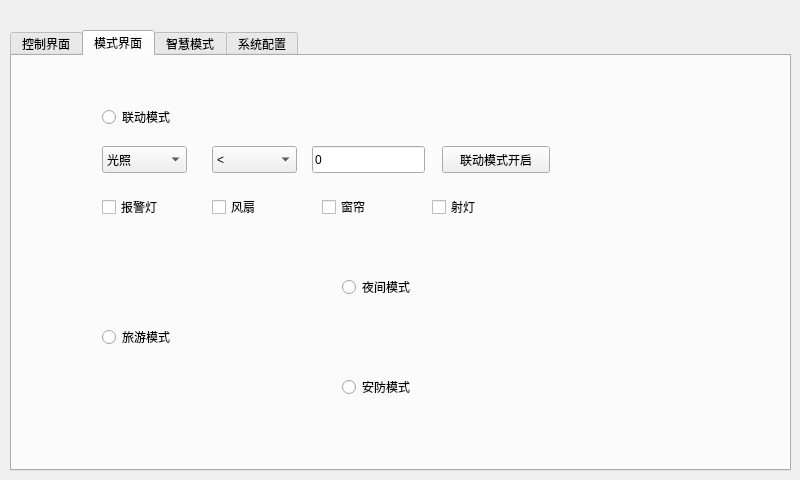
<?xml version="1.0" encoding="UTF-8"?>
<ui version="4.0">
 <class>Dialog</class>
 <widget class="QDialog" name="Dialog">
  <property name="geometry">
   <rect>
    <x>0</x>
    <y>0</y>
    <width>800</width>
    <height>480</height>
   </rect>
  </property>
  <property name="windowTitle">
   <string>Dialog</string>
  </property>
  <widget class="QLabel" name="label">
   <property name="geometry">
    <rect>
     <x>0</x>
     <y>0</y>
     <width>800</width>
     <height>480</height>
    </rect>
   </property>
   <property name="styleSheet">
    <string notr="true">border-image: url(:/1303.jpg);</string>
   </property>
   <property name="text">
    <string/>
   </property>
  </widget>
  <widget class="QTabWidget" name="tabWidget">
   <property name="geometry">
    <rect>
     <x>10</x>
     <y>30</y>
     <width>781</width>
     <height>441</height>
    </rect>
   </property>
   <property name="currentIndex">
    <number>1</number>
   </property>
   <widget class="QWidget" name="tab">
    <attribute name="title">
     <string>控制界面</string>
    </attribute>
    <widget class="QLabel" name="label_2">
     <property name="geometry">
      <rect>
       <x>0</x>
       <y>0</y>
       <width>800</width>
       <height>480</height>
      </rect>
     </property>
     <property name="styleSheet">
      <string notr="true">border-image: url(:/1202.jpg);</string>
     </property>
     <property name="text">
      <string/>
     </property>
    </widget>
    <widget class="QPushButton" name="btn_temp">
     <property name="geometry">
      <rect>
       <x>70</x>
       <y>60</y>
       <width>61</width>
       <height>51</height>
      </rect>
     </property>
     <property name="styleSheet">
      <string notr="true">border-image: url(:/1203.png);</string>
     </property>
     <property name="text">
      <string/>
     </property>
    </widget>
    <widget class="QPushButton" name="btn_hum">
     <property name="geometry">
      <rect>
       <x>230</x>
       <y>60</y>
       <width>61</width>
       <height>51</height>
      </rect>
     </property>
     <property name="styleSheet">
      <string notr="true">border-image: url(:/1204.png);</string>
     </property>
     <property name="text">
      <string/>
     </property>
    </widget>
    <widget class="QPushButton" name="btn_ill">
     <property name="geometry">
      <rect>
       <x>400</x>
       <y>60</y>
       <width>61</width>
       <height>51</height>
      </rect>
     </property>
     <property name="styleSheet">
      <string notr="true">border-image: url(:/1205.png);</string>
     </property>
     <property name="text">
      <string/>
     </property>
    </widget>
    <widget class="QPushButton" name="btn_smoke">
     <property name="geometry">
      <rect>
       <x>560</x>
       <y>60</y>
       <width>61</width>
       <height>51</height>
      </rect>
     </property>
     <property name="styleSheet">
      <string notr="true">border-image: url(:/1206.png);</string>
     </property>
     <property name="text">
      <string/>
     </property>
    </widget>
    <widget class="QPushButton" name="btn_co2">
     <property name="geometry">
      <rect>
       <x>400</x>
       <y>140</y>
       <width>61</width>
       <height>51</height>
      </rect>
     </property>
     <property name="styleSheet">
      <string notr="true">border-image: url(:/1209.png);</string>
     </property>
     <property name="text">
      <string/>
     </property>
    </widget>
    <widget class="QPushButton" name="btn_gas">
     <property name="geometry">
      <rect>
       <x>560</x>
       <y>140</y>
       <width>61</width>
       <height>51</height>
      </rect>
     </property>
     <property name="styleSheet">
      <string notr="true">border-image: url(:/1210.png);</string>
     </property>
     <property name="text">
      <string/>
     </property>
    </widget>
    <widget class="QPushButton" name="btn_ap">
     <property name="geometry">
      <rect>
       <x>70</x>
       <y>140</y>
       <width>61</width>
       <height>51</height>
      </rect>
     </property>
     <property name="styleSheet">
      <string notr="true">border-image: url(:/1207.png);</string>
     </property>
     <property name="text">
      <string/>
     </property>
    </widget>
    <widget class="QPushButton" name="btn_pm">
     <property name="geometry">
      <rect>
       <x>230</x>
       <y>140</y>
       <width>61</width>
       <height>51</height>
      </rect>
     </property>
     <property name="styleSheet">
      <string notr="true">border-image: url(:/1208.png);</string>
     </property>
     <property name="text">
      <string/>
     </property>
    </widget>
    <widget class="QPushButton" name="pushButton_9">
     <property name="geometry">
      <rect>
       <x>70</x>
       <y>220</y>
       <width>61</width>
       <height>51</height>
      </rect>
     </property>
     <property name="styleSheet">
      <string notr="true">border-image: url(:/1211.png);</string>
     </property>
     <property name="text">
      <string/>
     </property>
    </widget>
    <widget class="QPushButton" name="btn_air">
     <property name="geometry">
      <rect>
       <x>280</x>
       <y>220</y>
       <width>61</width>
       <height>51</height>
      </rect>
     </property>
     <property name="styleSheet">
      <string notr="true">border-image: url(:/1212.png);</string>
     </property>
     <property name="text">
      <string/>
     </property>
    </widget>
    <widget class="QPushButton" name="btn_warning">
     <property name="geometry">
      <rect>
       <x>420</x>
       <y>220</y>
       <width>61</width>
       <height>51</height>
      </rect>
     </property>
     <property name="styleSheet">
      <string notr="true">border-image: url(:/1213.png);</string>
     </property>
     <property name="text">
      <string/>
     </property>
    </widget>
    <widget class="QPushButton" name="btn_curtain">
     <property name="geometry">
      <rect>
       <x>560</x>
       <y>220</y>
       <width>61</width>
       <height>51</height>
      </rect>
     </property>
     <property name="styleSheet">
      <string notr="true">border-image: url(:/1218.png);</string>
     </property>
     <property name="text">
      <string/>
     </property>
    </widget>
    <widget class="QPushButton" name="btn_rfid">
     <property name="geometry">
      <rect>
       <x>210</x>
       <y>310</y>
       <width>61</width>
       <height>51</height>
      </rect>
     </property>
     <property name="styleSheet">
      <string notr="true">border-image: url(:/1215.png);</string>
     </property>
     <property name="text">
      <string/>
     </property>
    </widget>
    <widget class="QPushButton" name="btn_lamp">
     <property name="geometry">
      <rect>
       <x>340</x>
       <y>310</y>
       <width>61</width>
       <height>51</height>
      </rect>
     </property>
     <property name="styleSheet">
      <string notr="true">border-image: url(:/1216.png);</string>
     </property>
     <property name="text">
      <string/>
     </property>
    </widget>
    <widget class="QPushButton" name="btn_dvd">
     <property name="geometry">
      <rect>
       <x>70</x>
       <y>310</y>
       <width>61</width>
       <height>51</height>
      </rect>
     </property>
     <property name="styleSheet">
      <string notr="true">border-image: url(:/1214.png);</string>
     </property>
     <property name="text">
      <string/>
     </property>
    </widget>
    <widget class="QPushButton" name="btn_fan">
     <property name="geometry">
      <rect>
       <x>470</x>
       <y>310</y>
       <width>61</width>
       <height>51</height>
      </rect>
     </property>
     <property name="styleSheet">
      <string notr="true">border-image: url(:/1217.png);</string>
     </property>
     <property name="text">
      <string/>
     </property>
    </widget>
    <widget class="QPushButton" name="btn_tv">
     <property name="geometry">
      <rect>
       <x>610</x>
       <y>310</y>
       <width>61</width>
       <height>51</height>
      </rect>
     </property>
     <property name="styleSheet">
      <string notr="true">border-image: url(:/1219.png);</string>
     </property>
     <property name="text">
      <string/>
     </property>
    </widget>
    <widget class="QWidget" name="layoutWidget_4">
     <property name="geometry">
      <rect>
       <x>290</x>
       <y>80</y>
       <width>101</width>
       <height>19</height>
      </rect>
     </property>
     <layout class="QHBoxLayout" name="horizontalLayout_6">
      <item>
       <widget class="QLabel" name="label_7">
        <property name="sizePolicy">
         <sizepolicy hsizetype="Fixed" vsizetype="Preferred">
          <horstretch>0</horstretch>
          <verstretch>0</verstretch>
         </sizepolicy>
        </property>
        <property name="text">
         <string>湿度：</string>
        </property>
       </widget>
      </item>
      <item>
       <widget class="QLabel" name="lab_hum">
        <property name="text">
         <string>0</string>
        </property>
       </widget>
      </item>
     </layout>
    </widget>
    <widget class="QWidget" name="layoutWidget_5">
     <property name="geometry">
      <rect>
       <x>470</x>
       <y>80</y>
       <width>101</width>
       <height>19</height>
      </rect>
     </property>
     <layout class="QHBoxLayout" name="horizontalLayout_7">
      <item>
       <widget class="QLabel" name="label_8">
        <property name="sizePolicy">
         <sizepolicy hsizetype="Fixed" vsizetype="Preferred">
          <horstretch>0</horstretch>
          <verstretch>0</verstretch>
         </sizepolicy>
        </property>
        <property name="text">
         <string>光照：</string>
        </property>
       </widget>
      </item>
      <item>
       <widget class="QLabel" name="lab_ill">
        <property name="text">
         <string>0</string>
        </property>
       </widget>
      </item>
     </layout>
    </widget>
    <widget class="QWidget" name="layoutWidget_6">
     <property name="geometry">
      <rect>
       <x>630</x>
       <y>80</y>
       <width>101</width>
       <height>19</height>
      </rect>
     </property>
     <layout class="QHBoxLayout" name="horizontalLayout_8">
      <item>
       <widget class="QLabel" name="label_9">
        <property name="sizePolicy">
         <sizepolicy hsizetype="Fixed" vsizetype="Preferred">
          <horstretch>0</horstretch>
          <verstretch>0</verstretch>
         </sizepolicy>
        </property>
        <property name="text">
         <string>烟雾：</string>
        </property>
       </widget>
      </item>
      <item>
       <widget class="QLabel" name="lab_smoke">
        <property name="text">
         <string>0</string>
        </property>
       </widget>
      </item>
     </layout>
    </widget>
    <widget class="QWidget" name="layoutWidget_7">
     <property name="geometry">
      <rect>
       <x>130</x>
       <y>160</y>
       <width>101</width>
       <height>19</height>
      </rect>
     </property>
     <layout class="QHBoxLayout" name="horizontalLayout_9">
      <item>
       <widget class="QLabel" name="label_10">
        <property name="sizePolicy">
         <sizepolicy hsizetype="Fixed" vsizetype="Preferred">
          <horstretch>0</horstretch>
          <verstretch>0</verstretch>
         </sizepolicy>
        </property>
        <property name="text">
         <string>气压：</string>
        </property>
       </widget>
      </item>
      <item>
       <widget class="QLabel" name="lab_air">
        <property name="text">
         <string>0</string>
        </property>
       </widget>
      </item>
     </layout>
    </widget>
    <widget class="QWidget" name="layoutWidget_8">
     <property name="geometry">
      <rect>
       <x>290</x>
       <y>160</y>
       <width>101</width>
       <height>19</height>
      </rect>
     </property>
     <layout class="QHBoxLayout" name="horizontalLayout_10">
      <item>
       <widget class="QLabel" name="label_11">
        <property name="sizePolicy">
         <sizepolicy hsizetype="Fixed" vsizetype="Preferred">
          <horstretch>0</horstretch>
          <verstretch>0</verstretch>
         </sizepolicy>
        </property>
        <property name="text">
         <string>PM2.5：</string>
        </property>
       </widget>
      </item>
      <item>
       <widget class="QLabel" name="lab_pm">
        <property name="text">
         <string>0</string>
        </property>
       </widget>
      </item>
     </layout>
    </widget>
    <widget class="QWidget" name="layoutWidget_9">
     <property name="geometry">
      <rect>
       <x>460</x>
       <y>160</y>
       <width>101</width>
       <height>19</height>
      </rect>
     </property>
     <layout class="QHBoxLayout" name="horizontalLayout_11">
      <item>
       <widget class="QLabel" name="label_12">
        <property name="sizePolicy">
         <sizepolicy hsizetype="Fixed" vsizetype="Preferred">
          <horstretch>0</horstretch>
          <verstretch>0</verstretch>
         </sizepolicy>
        </property>
        <property name="text">
         <string>Co2：</string>
        </property>
       </widget>
      </item>
      <item>
       <widget class="QLabel" name="lab_co2">
        <property name="text">
         <string>0</string>
        </property>
       </widget>
      </item>
     </layout>
    </widget>
    <widget class="QWidget" name="layoutWidget_10">
     <property name="geometry">
      <rect>
       <x>620</x>
       <y>160</y>
       <width>101</width>
       <height>19</height>
      </rect>
     </property>
     <layout class="QHBoxLayout" name="horizontalLayout_12">
      <item>
       <widget class="QLabel" name="label_13">
        <property name="sizePolicy">
         <sizepolicy hsizetype="Fixed" vsizetype="Preferred">
          <horstretch>0</horstretch>
          <verstretch>0</verstretch>
         </sizepolicy>
        </property>
        <property name="text">
         <string>燃气：</string>
        </property>
       </widget>
      </item>
      <item>
       <widget class="QLabel" name="lab_gas">
        <property name="text">
         <string>0</string>
        </property>
       </widget>
      </item>
     </layout>
    </widget>
    <widget class="QWidget" name="layoutWidget_11">
     <property name="geometry">
      <rect>
       <x>140</x>
       <y>240</y>
       <width>113</width>
       <height>19</height>
      </rect>
     </property>
     <layout class="QHBoxLayout" name="horizontalLayout_13">
      <item>
       <widget class="QLabel" name="label_14">
        <property name="sizePolicy">
         <sizepolicy hsizetype="Fixed" vsizetype="Preferred">
          <horstretch>0</horstretch>
          <verstretch>0</verstretch>
         </sizepolicy>
        </property>
        <property name="text">
         <string>人体红外：</string>
        </property>
       </widget>
      </item>
      <item>
       <widget class="QLabel" name="lab_inf">
        <property name="text">
         <string>无人</string>
        </property>
       </widget>
      </item>
     </layout>
    </widget>
    <widget class="QWidget" name="layoutWidget">
     <property name="geometry">
      <rect>
       <x>130</x>
       <y>80</y>
       <width>101</width>
       <height>19</height>
      </rect>
     </property>
     <layout class="QHBoxLayout" name="horizontalLayout_5">
      <item>
       <widget class="QLabel" name="label_6">
        <property name="sizePolicy">
         <sizepolicy hsizetype="Fixed" vsizetype="Preferred">
          <horstretch>0</horstretch>
          <verstretch>0</verstretch>
         </sizepolicy>
        </property>
        <property name="text">
         <string>温度：</string>
        </property>
       </widget>
      </item>
      <item>
       <widget class="QLabel" name="lab_temp">
        <property name="text">
         <string>0</string>
        </property>
       </widget>
      </item>
     </layout>
    </widget>
   </widget>
   <widget class="QWidget" name="tab_3">
    <attribute name="title">
     <string>模式界面</string>
    </attribute>
    <widget class="QLabel" name="label_3">
     <property name="geometry">
      <rect>
       <x>0</x>
       <y>0</y>
       <width>800</width>
       <height>480</height>
      </rect>
     </property>
     <property name="styleSheet">
      <string notr="true">border-image: url(:/1202.jpg);</string>
     </property>
     <property name="text">
      <string/>
     </property>
    </widget>
    <widget class="QRadioButton" name="radio_ld">
     <property name="geometry">
      <rect>
       <x>90</x>
       <y>50</y>
       <width>117</width>
       <height>22</height>
      </rect>
     </property>
     <property name="text">
      <string>联动模式</string>
     </property>
    </widget>
    <widget class="QComboBox" name="ld1">
     <property name="geometry">
      <rect>
       <x>90</x>
       <y>90</y>
       <width>85</width>
       <height>27</height>
      </rect>
     </property>
     <item>
      <property name="text">
       <string>光照</string>
      </property>
     </item>
     <item>
      <property name="text">
       <string>温度</string>
      </property>
     </item>
     <item>
      <property name="text">
       <string>PM2.5</string>
      </property>
     </item>
    </widget>
    <widget class="QComboBox" name="ld2">
     <property name="geometry">
      <rect>
       <x>200</x>
       <y>90</y>
       <width>85</width>
       <height>27</height>
      </rect>
     </property>
     <item>
      <property name="text">
       <string>&lt;</string>
      </property>
     </item>
     <item>
      <property name="text">
       <string>&gt;=</string>
      </property>
     </item>
    </widget>
    <widget class="QLineEdit" name="ld3">
     <property name="geometry">
      <rect>
       <x>300</x>
       <y>90</y>
       <width>113</width>
       <height>27</height>
      </rect>
     </property>
     <property name="text">
      <string>0</string>
     </property>
    </widget>
    <widget class="QPushButton" name="btn_ld">
     <property name="geometry">
      <rect>
       <x>430</x>
       <y>90</y>
       <width>108</width>
       <height>27</height>
      </rect>
     </property>
     <property name="text">
      <string>联动模式开启</string>
     </property>
    </widget>
    <widget class="QCheckBox" name="chk1">
     <property name="geometry">
      <rect>
       <x>90</x>
       <y>140</y>
       <width>98</width>
       <height>22</height>
      </rect>
     </property>
     <property name="text">
      <string>报警灯</string>
     </property>
    </widget>
    <widget class="QCheckBox" name="chk2">
     <property name="geometry">
      <rect>
       <x>200</x>
       <y>140</y>
       <width>98</width>
       <height>22</height>
      </rect>
     </property>
     <property name="text">
      <string>风扇</string>
     </property>
    </widget>
    <widget class="QCheckBox" name="chk3">
     <property name="geometry">
      <rect>
       <x>310</x>
       <y>140</y>
       <width>98</width>
       <height>22</height>
      </rect>
     </property>
     <property name="text">
      <string>窗帘</string>
     </property>
    </widget>
    <widget class="QCheckBox" name="chk4">
     <property name="geometry">
      <rect>
       <x>420</x>
       <y>140</y>
       <width>98</width>
       <height>22</height>
      </rect>
     </property>
     <property name="text">
      <string>射灯</string>
     </property>
    </widget>
    <widget class="QRadioButton" name="radio_mode1">
     <property name="geometry">
      <rect>
       <x>90</x>
       <y>270</y>
       <width>117</width>
       <height>22</height>
      </rect>
     </property>
     <property name="text">
      <string>旅游模式</string>
     </property>
    </widget>
    <widget class="QRadioButton" name="radio_mode3">
     <property name="geometry">
      <rect>
       <x>330</x>
       <y>320</y>
       <width>117</width>
       <height>22</height>
      </rect>
     </property>
     <property name="text">
      <string>安防模式</string>
     </property>
    </widget>
    <widget class="QRadioButton" name="radio_mode2">
     <property name="geometry">
      <rect>
       <x>330</x>
       <y>220</y>
       <width>117</width>
       <height>22</height>
      </rect>
     </property>
     <property name="text">
      <string>夜间模式</string>
     </property>
    </widget>
   </widget>
   <widget class="QWidget" name="tab_2">
    <attribute name="title">
     <string>智慧模式</string>
    </attribute>
    <widget class="QLabel" name="label_4">
     <property name="geometry">
      <rect>
       <x>0</x>
       <y>0</y>
       <width>800</width>
       <height>480</height>
      </rect>
     </property>
     <property name="styleSheet">
      <string notr="true">border-image: url(:/1202.jpg);</string>
     </property>
     <property name="text">
      <string/>
     </property>
    </widget>
    <widget class="QTextEdit" name="textEdit">
     <property name="geometry">
      <rect>
       <x>70</x>
       <y>30</y>
       <width>631</width>
       <height>271</height>
      </rect>
     </property>
     <property name="readOnly">
      <bool>true</bool>
     </property>
    </widget>
   </widget>
   <widget class="QWidget" name="tab_4">
    <attribute name="title">
     <string>系统配置</string>
    </attribute>
    <widget class="QLabel" name="label_5">
     <property name="geometry">
      <rect>
       <x>0</x>
       <y>0</y>
       <width>800</width>
       <height>480</height>
      </rect>
     </property>
     <property name="styleSheet">
      <string notr="true">border-image: url(:/1202.jpg);</string>
     </property>
     <property name="text">
      <string/>
     </property>
    </widget>
    <widget class="QWidget" name="layoutWidget">
     <property name="geometry">
      <rect>
       <x>280</x>
       <y>100</y>
       <width>160</width>
       <height>29</height>
      </rect>
     </property>
     <layout class="QHBoxLayout" name="horizontalLayout_2">
      <item>
       <widget class="QLabel" name="label_16">
        <property name="text">
         <string>波特率：</string>
        </property>
       </widget>
      </item>
      <item>
       <widget class="QComboBox" name="cmb2">
        <property name="currentIndex">
         <number>1</number>
        </property>
        <item>
         <property name="text">
          <string>9600</string>
         </property>
        </item>
        <item>
         <property name="text">
          <string>115200</string>
         </property>
        </item>
       </widget>
      </item>
     </layout>
    </widget>
    <widget class="QWidget" name="layoutWidget_2">
     <property name="geometry">
      <rect>
       <x>280</x>
       <y>140</y>
       <width>160</width>
       <height>29</height>
      </rect>
     </property>
     <layout class="QHBoxLayout" name="horizontalLayout_3">
      <item>
       <widget class="QLabel" name="label_17">
        <property name="text">
         <string>校验位：</string>
        </property>
       </widget>
      </item>
      <item>
       <widget class="QComboBox" name="cmb3">
        <item>
         <property name="text">
          <string>NONE</string>
         </property>
        </item>
       </widget>
      </item>
     </layout>
    </widget>
    <widget class="QWidget" name="layoutWidget_3">
     <property name="geometry">
      <rect>
       <x>280</x>
       <y>180</y>
       <width>160</width>
       <height>29</height>
      </rect>
     </property>
     <layout class="QHBoxLayout" name="horizontalLayout_4">
      <item>
       <widget class="QLabel" name="label_18">
        <property name="text">
         <string>数据位：</string>
        </property>
       </widget>
      </item>
      <item>
       <widget class="QComboBox" name="cmb4">
        <property name="currentIndex">
         <number>3</number>
        </property>
        <item>
         <property name="text">
          <string>5</string>
         </property>
        </item>
        <item>
         <property name="text">
          <string>6</string>
         </property>
        </item>
        <item>
         <property name="text">
          <string>7</string>
         </property>
        </item>
        <item>
         <property name="text">
          <string>8</string>
         </property>
        </item>
       </widget>
      </item>
     </layout>
    </widget>
    <widget class="QPushButton" name="btn_serialopen">
     <property name="geometry">
      <rect>
       <x>300</x>
       <y>230</y>
       <width>98</width>
       <height>27</height>
      </rect>
     </property>
     <property name="text">
      <string>打开串口</string>
     </property>
    </widget>
    <widget class="QPushButton" name="btn_tcp">
     <property name="geometry">
      <rect>
       <x>300</x>
       <y>280</y>
       <width>98</width>
       <height>27</height>
      </rect>
     </property>
     <property name="text">
      <string>连接服务器</string>
     </property>
    </widget>
    <widget class="QPushButton" name="btn_server">
     <property name="geometry">
      <rect>
       <x>300</x>
       <y>330</y>
       <width>98</width>
       <height>27</height>
      </rect>
     </property>
     <property name="text">
      <string>监听端口</string>
     </property>
    </widget>
    <widget class="QWidget" name="layoutWidget">
     <property name="geometry">
      <rect>
       <x>280</x>
       <y>60</y>
       <width>160</width>
       <height>29</height>
      </rect>
     </property>
     <layout class="QHBoxLayout" name="horizontalLayout">
      <item>
       <widget class="QLabel" name="label_15">
        <property name="text">
         <string>串口号：</string>
        </property>
       </widget>
      </item>
      <item>
       <widget class="QComboBox" name="cmb1">
        <item>
         <property name="text">
          <string>ttyUSB0</string>
         </property>
        </item>
        <item>
         <property name="text">
          <string>ttySAC0</string>
         </property>
        </item>
       </widget>
      </item>
     </layout>
    </widget>
   </widget>
  </widget>
 </widget>
 <resources/>
 <connections/>
</ui>
